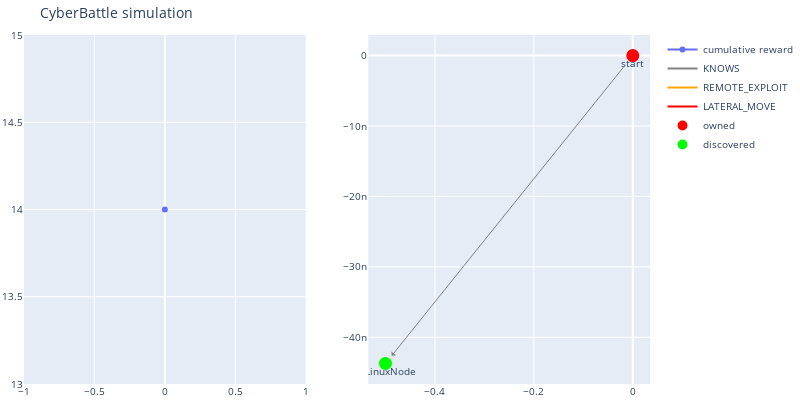
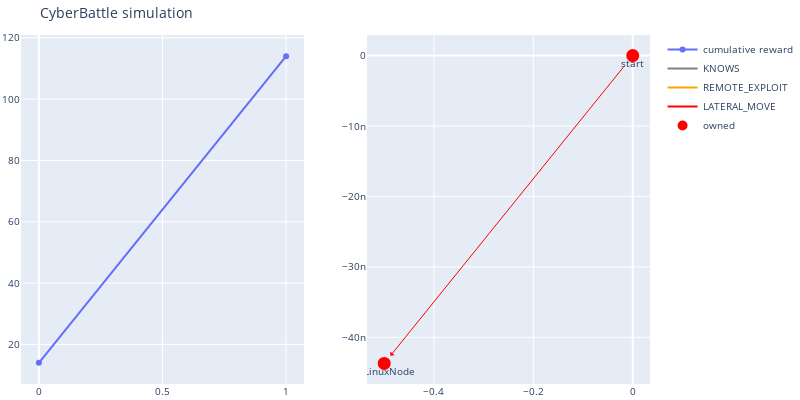
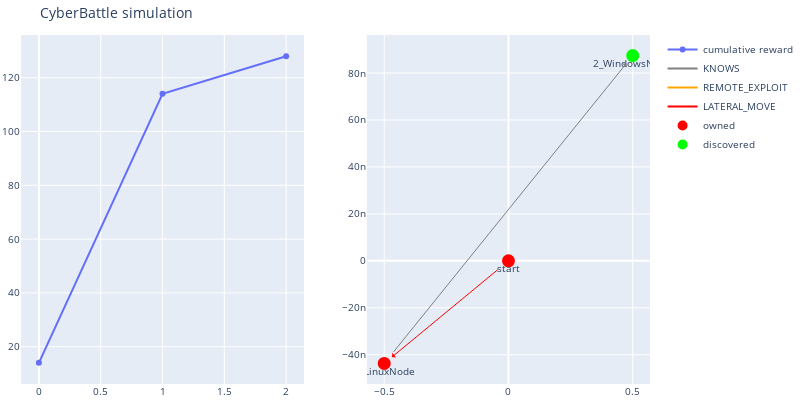
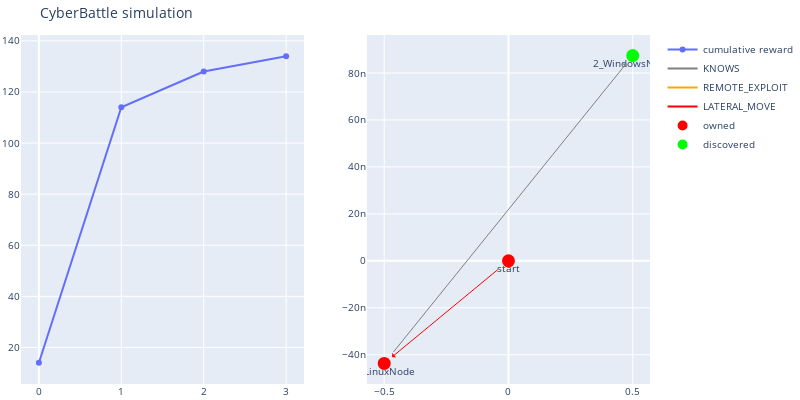

Notebook cell for these charts, in order:
### Code cell
# Load the Gym environment
if env_size:
    gym_env = gym.make(gymid, size=env_size)
else:
    gym_env = gym.make(gymid)

ep = w.EnvironmentBounds.of_identifiers(
    maximum_node_count=maximum_node_count,
    maximum_total_credentials=maximum_total_credentials,
    identifiers=gym_env.identifiers
)

wrapped_env = AgentWrapper(gym_env,
                           ActionTrackingStateAugmentation(ep, gym_env.reset()))

learners = {'dql for 50 episodes': dql_run['learner'], 'dql for 200 episodes': dql_run_200['learner']}
 #copy.deepcopy(dql_exploit_run['learner'])
obs = []
h = []
n = 20 
iters_steps = 1000

render = True
for name, learner in learners.items():
    rewards = []
    for i_episode in range(n):
        observation = wrapped_env.reset()
        #learner.new_episode()
        obs.append(observation['action_mask']['local_vulnerability'])
        a = observation['action_mask']
        total_reward = 0

        for t in range(iters_steps):
            action_style, gym_action, action_metadata  = learner.exploit(wrapped_env, observation) ## gym action
            if render and i_episode == n-1: print(gym_action)
            if not gym_action:
                _, gym_action, action_metadata = learner.explore(wrapped_env)

            observation, reward, done, info = wrapped_env.step(gym_action)

            #print(info)
            #learner.on_step(wrapped_env, observation, reward, done, info, action_metadata)
            #learner.end_of_iteration(t, done)

            total_reward += reward

            h.append((gym_env.get_explored_network_node_properties_bitmap_as_numpy(observation), gym_action))
            #print(h[-1])
            if gym_action is None:
                break

            if render and i_episode == n-1 and reward>0:
                print('####### rewarded action: {action}')
                print(f'total_reward={total_reward} reward={reward}')
                wrapped_env.render()

            if done:  ####### If AttackerGoal is not NONE or all 0
                print("Episode finished after {} timesteps".format(t+1))
                break
        rewards += [total_reward]

        if render and i_episode == n-1: wrapped_env.render()

    wrapped_env.close()
    plt.plot(rewards, label=name)
print("simulation ended")

plt.title("Chain: 12 nodes\nRewards for each episode (max 1000 steps of attack)")
plt.legend()

### Figure 1 — Plotly figure (JSON) as saved in the notebook; plotly's stock layout.template omitted (floating-point values rounded to 4 significant figures)
{"data": [{"name": "cumulative reward", "type": "scatter", "xaxis": "x", "y": [14], "yaxis": "y"}, {"line": {"color": "gray"}, "mode": "lines", "name": "KNOWS", "type": "scatter", "x": [0], "xaxis": "x2", "y": [0], "yaxis": "y2"}, {"line": {"color": "orange"}, "mode": "lines", "name": "REMOTE_EXPLOIT", "type": "scatter", "x": [0], "xaxis": "x2", "y": [0], "yaxis": "y2"}, {"line": {"color": "red"}, "mode": "lines", "name": "LATERAL_MOVE", "type": "scatter", "x": [0], "xaxis": "x2", "y": [0], "yaxis": "y2"}, {"hoverinfo": "text", "marker": {"color": "#D32F2E", "line": {"color": "rgb(255,0,0)", "width": 8}, "size": 5, "symbol": "circle-dot"}, "mode": "markers+text", "name": "owned", "text": ["start"], "textposition": "bottom center", "type": "scatter", "x": [0], "xaxis": "x2", "y": [0], "yaxis": "y2"}, {"hoverinfo": "text", "marker": {"color": "#0e9d00", "line": {"color": "rgb(0,255,0)", "width": 8}, "size": 5, "symbol": "circle-dot"}, "mode": "markers+text", "name": "discovered", "text": ["1_LinuxNode"], "textposition": "bottom center", "type": "scatter", "x": [-0.5], "xaxis": "x2", "y": [-4.371e-08], "yaxis": "y2"}], "layout": {"annotations": [{"align": "center", "arrowcolor": "gray", "arrowhead": 1, "arrowsize": 1, "arrowwidth": 1, "ax": 0, "axref": "x2", "ay": 0, "ayref": "y2", "hovertext": "KNOWS", "opacity": 1, "showarrow": true, "standoff": 10, "startstandoff": 10, "x": -0.5, "xref": "x2", "y": -4.371e-08, "yref": "y2"}], "autosize": false, "font": {"size": 10}, "height": 400, "hovermode": "closest", "margin": {"b": 15, "l": 2, "r": 2, "t": 35}, "showlegend": true, "title": {"text": "CyberBattle simulation"}, "width": 800, "xaxis": {"anchor": "y", "domain": [0, 0.45]}, "xaxis2": {"anchor": "y2", "domain": [0.55, 1]}, "yaxis": {"anchor": "x", "domain": [0, 1]}, "yaxis2": {"anchor": "x2", "domain": [0, 1]}}}

### Figure 2 — Plotly figure (JSON) as saved in the notebook; plotly's stock layout.template omitted (floating-point values rounded to 4 significant figures)
{"data": [{"name": "cumulative reward", "type": "scatter", "xaxis": "x", "y": [14, 114], "yaxis": "y"}, {"line": {"color": "gray"}, "mode": "lines", "name": "KNOWS", "type": "scatter", "x": [0], "xaxis": "x2", "y": [0], "yaxis": "y2"}, {"line": {"color": "orange"}, "mode": "lines", "name": "REMOTE_EXPLOIT", "type": "scatter", "x": [0], "xaxis": "x2", "y": [0], "yaxis": "y2"}, {"line": {"color": "red"}, "mode": "lines", "name": "LATERAL_MOVE", "type": "scatter", "x": [0], "xaxis": "x2", "y": [0], "yaxis": "y2"}, {"hoverinfo": "text", "marker": {"color": "#D32F2E", "line": {"color": "rgb(255,0,0)", "width": 8}, "size": 5, "symbol": "circle-dot"}, "mode": "markers+text", "name": "owned", "text": ["start", "1_LinuxNode"], "textposition": "bottom center", "type": "scatter", "x": [0, -0.5], "xaxis": "x2", "y": [0, -4.371e-08], "yaxis": "y2"}, {"hoverinfo": "text", "marker": {"color": "#0e9d00", "line": {"color": "rgb(0,255,0)", "width": 8}, "size": 5, "symbol": "circle-dot"}, "mode": "markers+text", "name": "discovered", "text": [], "textposition": "bottom center", "type": "scatter", "x": [], "xaxis": "x2", "y": [], "yaxis": "y2"}], "layout": {"annotations": [{"align": "center", "arrowcolor": "red", "arrowhead": 1, "arrowsize": 1, "arrowwidth": 1, "ax": 0, "axref": "x2", "ay": 0, "ayref": "y2", "hovertext": "LATERAL_MOVE", "opacity": 1, "showarrow": true, "standoff": 10, "startstandoff": 10, "x": -0.5, "xref": "x2", "y": -4.371e-08, "yref": "y2"}], "autosize": false, "font": {"size": 10}, "height": 400, "hovermode": "closest", "margin": {"b": 15, "l": 2, "r": 2, "t": 35}, "showlegend": true, "title": {"text": "CyberBattle simulation"}, "width": 800, "xaxis": {"anchor": "y", "domain": [0, 0.45]}, "xaxis2": {"anchor": "y2", "domain": [0.55, 1]}, "yaxis": {"anchor": "x", "domain": [0, 1]}, "yaxis2": {"anchor": "x2", "domain": [0, 1]}}}

### Figure 3 — Plotly figure (JSON) as saved in the notebook; plotly's stock layout.template omitted (floating-point values rounded to 4 significant figures)
{"data": [{"name": "cumulative reward", "type": "scatter", "xaxis": "x", "y": [14, 114, 128], "yaxis": "y"}, {"line": {"color": "gray"}, "mode": "lines", "name": "KNOWS", "type": "scatter", "x": [0], "xaxis": "x2", "y": [0], "yaxis": "y2"}, {"line": {"color": "orange"}, "mode": "lines", "name": "REMOTE_EXPLOIT", "type": "scatter", "x": [0], "xaxis": "x2", "y": [0], "yaxis": "y2"}, {"line": {"color": "red"}, "mode": "lines", "name": "LATERAL_MOVE", "type": "scatter", "x": [0], "xaxis": "x2", "y": [0], "yaxis": "y2"}, {"hoverinfo": "text", "marker": {"color": "#D32F2E", "line": {"color": "rgb(255,0,0)", "width": 8}, "size": 5, "symbol": "circle-dot"}, "mode": "markers+text", "name": "owned", "text": ["start", "1_LinuxNode"], "textposition": "bottom center", "type": "scatter", "x": [0, -0.5], "xaxis": "x2", "y": [0, -4.371e-08], "yaxis": "y2"}, {"hoverinfo": "text", "marker": {"color": "#0e9d00", "line": {"color": "rgb(0,255,0)", "width": 8}, "size": 5, "symbol": "circle-dot"}, "mode": "markers+text", "name": "discovered", "text": ["2_WindowsNode"], "textposition": "bottom center", "type": "scatter", "x": [0.5], "xaxis": "x2", "y": [8.742e-08], "yaxis": "y2"}], "layout": {"annotations": [{"align": "center", "arrowcolor": "red", "arrowhead": 1, "arrowsize": 1, "arrowwidth": 1, "ax": 0, "axref": "x2", "ay": 0, "ayref": "y2", "hovertext": "LATERAL_MOVE", "opacity": 1, "showarrow": true, "standoff": 10, "startstandoff": 10, "x": -0.5, "xref": "x2", "y": -4.371e-08, "yref": "y2"}, {"align": "center", "arrowcolor": "gray", "arrowhead": 1, "arrowsize": 1, "arrowwidth": 1, "ax": -0.5, "axref": "x2", "ay": -4.371e-08, "ayref": "y2", "hovertext": "KNOWS", "opacity": 1, "showarrow": true, "standoff": 10, "startstandoff": 10, "x": 0.5, "xref": "x2", "y": 8.742e-08, "yref": "y2"}], "autosize": false, "font": {"size": 10}, "height": 400, "hovermode": "closest", "margin": {"b": 15, "l": 2, "r": 2, "t": 35}, "showlegend": true, "title": {"text": "CyberBattle simulation"}, "width": 800, "xaxis": {"anchor": "y", "domain": [0, 0.45]}, "xaxis2": {"anchor": "y2", "domain": [0.55, 1]}, "yaxis": {"anchor": "x", "domain": [0, 1]}, "yaxis2": {"anchor": "x2", "domain": [0, 1]}}}

### Figure 4 — Plotly figure (JSON) as saved in the notebook; plotly's stock layout.template omitted (floating-point values rounded to 4 significant figures)
{"data": [{"name": "cumulative reward", "type": "scatter", "xaxis": "x", "y": [14, 114, 128, 134], "yaxis": "y"}, {"line": {"color": "gray"}, "mode": "lines", "name": "KNOWS", "type": "scatter", "x": [0], "xaxis": "x2", "y": [0], "yaxis": "y2"}, {"line": {"color": "orange"}, "mode": "lines", "name": "REMOTE_EXPLOIT", "type": "scatter", "x": [0], "xaxis": "x2", "y": [0], "yaxis": "y2"}, {"line": {"color": "red"}, "mode": "lines", "name": "LATERAL_MOVE", "type": "scatter", "x": [0], "xaxis": "x2", "y": [0], "yaxis": "y2"}, {"hoverinfo": "text", "marker": {"color": "#D32F2E", "line": {"color": "rgb(255,0,0)", "width": 8}, "size": 5, "symbol": "circle-dot"}, "mode": "markers+text", "name": "owned", "text": ["start", "1_LinuxNode"], "textposition": "bottom center", "type": "scatter", "x": [0, -0.5], "xaxis": "x2", "y": [0, -4.371e-08], "yaxis": "y2"}, {"hoverinfo": "text", "marker": {"color": "#0e9d00", "line": {"color": "rgb(0,255,0)", "width": 8}, "size": 5, "symbol": "circle-dot"}, "mode": "markers+text", "name": "discovered", "text": ["2_WindowsNode"], "textposition": "bottom center", "type": "scatter", "x": [0.5], "xaxis": "x2", "y": [8.742e-08], "yaxis": "y2"}], "layout": {"annotations": [{"align": "center", "arrowcolor": "red", "arrowhead": 1, "arrowsize": 1, "arrowwidth": 1, "ax": 0, "axref": "x2", "ay": 0, "ayref": "y2", "hovertext": "LATERAL_MOVE", "opacity": 1, "showarrow": true, "standoff": 10, "startstandoff": 10, "x": -0.5, "xref": "x2", "y": -4.371e-08, "yref": "y2"}, {"align": "center", "arrowcolor": "gray", "arrowhead": 1, "arrowsize": 1, "arrowwidth": 1, "ax": -0.5, "axref": "x2", "ay": -4.371e-08, "ayref": "y2", "hovertext": "KNOWS", "opacity": 1, "showarrow": true, "standoff": 10, "startstandoff": 10, "x": 0.5, "xref": "x2", "y": 8.742e-08, "yref": "y2"}], "autosize": false, "font": {"size": 10}, "height": 400, "hovermode": "closest", "margin": {"b": 15, "l": 2, "r": 2, "t": 35}, "showlegend": true, "title": {"text": "CyberBattle simulation"}, "width": 800, "xaxis": {"anchor": "y", "domain": [0, 0.45]}, "xaxis2": {"anchor": "y2", "domain": [0.55, 1]}, "yaxis": {"anchor": "x", "domain": [0, 1]}, "yaxis2": {"anchor": "x2", "domain": [0, 1]}}}
